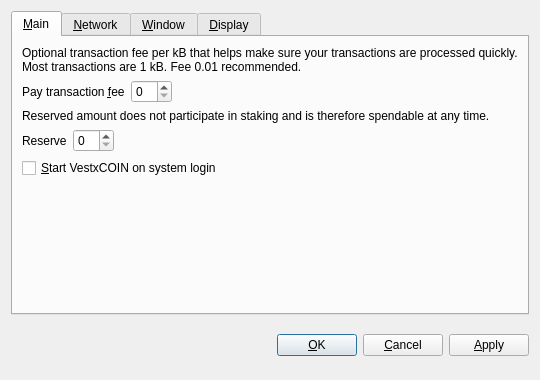
<?xml version="1.0" encoding="UTF-8"?>
<ui version="4.0">
 <class>OptionsDialog</class>
 <widget class="QDialog" name="OptionsDialog">
  <property name="geometry">
   <rect>
    <x>0</x>
    <y>0</y>
    <width>540</width>
    <height>380</height>
   </rect>
  </property>
  <property name="windowTitle">
   <string>Options</string>
  </property>
  <property name="modal">
   <bool>true</bool>
  </property>
  <layout class="QVBoxLayout" name="verticalLayout">
   <item>
    <widget class="QTabWidget" name="tabWidget">
     <property name="tabPosition">
      <enum>QTabWidget::North</enum>
     </property>
     <property name="currentIndex">
      <number>0</number>
     </property>
     <widget class="QWidget" name="tabMain">
      <attribute name="title">
       <string>&amp;Main</string>
      </attribute>
      <layout class="QVBoxLayout" name="verticalLayout_Main">
       <item>
        <widget class="QLabel" name="transactionFeeInfoLabel">
         <property name="text">
          <string>Optional transaction fee per kB that helps make sure your transactions are processed quickly. Most transactions are 1 kB. Fee 0.01 recommended.</string>
         </property>
         <property name="textFormat">
          <enum>Qt::PlainText</enum>
         </property>
         <property name="wordWrap">
          <bool>true</bool>
         </property>
        </widget>
       </item>
       <item>
        <layout class="QHBoxLayout" name="horizontalLayoutFee">
         <item>
          <widget class="QLabel" name="transactionFeeLabel">
           <property name="text">
            <string>Pay transaction &amp;fee</string>
           </property>
           <property name="textFormat">
            <enum>Qt::PlainText</enum>
           </property>
           <property name="buddy">
            <cstring>transactionFee</cstring>
           </property>
          </widget>
         </item>
         <item>
          <widget class="BitcoinAmountField" name="transactionFee"/>
         </item>
         <item>
          <spacer name="horizontalSpacerFee">
           <property name="orientation">
            <enum>Qt::Horizontal</enum>
           </property>
           <property name="sizeHint" stdset="0">
            <size>
             <width>40</width>
             <height>20</height>
            </size>
           </property>
          </spacer>
         </item>
        </layout>
       </item>
       <item>
        <widget class="QLabel" name="reserveBalanceInfoLabel">
         <property name="text">
          <string>Reserved amount does not participate in staking and is therefore spendable at any time.</string>
         </property>
         <property name="textFormat">
          <enum>Qt::PlainText</enum>
         </property>
         <property name="wordWrap">
          <bool>true</bool>
         </property>
        </widget>
       </item>
       <item>
        <layout class="QHBoxLayout" name="horizontalLayoutReserveBalance">
         <item>
          <widget class="QLabel" name="reserveBalanceLabel">
           <property name="text">
            <string>Reserve</string>
           </property>
           <property name="textFormat">
            <enum>Qt::PlainText</enum>
           </property>
           <property name="buddy">
            <cstring>reserveBalance</cstring>
           </property>
          </widget>
         </item>
         <item>
          <widget class="BitcoinAmountField" name="reserveBalance"/>
         </item>
         <item>
          <spacer name="horizontalSpacerReserveBalance">
           <property name="orientation">
            <enum>Qt::Horizontal</enum>
           </property>
           <property name="sizeHint" stdset="0">
            <size>
             <width>40</width>
             <height>20</height>
            </size>
           </property>
          </spacer>
         </item>
        </layout>
       </item>
       <item>
        <widget class="QCheckBox" name="bitcoinAtStartup">
         <property name="toolTip">
          <string>Automatically start VestxCOIN after logging in to the system.</string>
         </property>
         <property name="text">
          <string>&amp;Start VestxCOIN on system login</string>
         </property>
        </widget>
       </item>
       <item>
        <spacer name="verticalSpacer_Main">
         <property name="orientation">
          <enum>Qt::Vertical</enum>
         </property>
         <property name="sizeHint" stdset="0">
          <size>
           <width>20</width>
           <height>40</height>
          </size>
         </property>
        </spacer>
       </item>
      </layout>
     </widget>
     <widget class="QWidget" name="tabNetwork">
      <attribute name="title">
       <string>&amp;Network</string>
      </attribute>
      <layout class="QVBoxLayout" name="verticalLayout_Network">
       <item>
        <widget class="QCheckBox" name="mapPortUpnp">
         <property name="toolTip">
          <string>Automatically open the VestxCOIN client port on the router. This only works when your router supports UPnP and it is enabled.</string>
         </property>
         <property name="text">
          <string>Map port using &amp;UPnP</string>
         </property>
        </widget>
       </item>
       <item>
        <widget class="QCheckBox" name="connectSocks">
         <property name="toolTip">
          <string>Connect to the VestxCOIN network through a SOCKS proxy (e.g. when connecting through Tor).</string>
         </property>
         <property name="text">
          <string>&amp;Connect through SOCKS proxy:</string>
         </property>
        </widget>
       </item>
       <item>
        <layout class="QHBoxLayout" name="horizontalLayout_Network">
         <item>
          <widget class="QLabel" name="proxyIpLabel">
           <property name="text">
            <string>Proxy &amp;IP:</string>
           </property>
           <property name="textFormat">
            <enum>Qt::PlainText</enum>
           </property>
           <property name="buddy">
            <cstring>proxyIp</cstring>
           </property>
          </widget>
         </item>
         <item>
          <widget class="QValidatedLineEdit" name="proxyIp">
           <property name="maximumSize">
            <size>
             <width>140</width>
             <height>16777215</height>
            </size>
           </property>
           <property name="toolTip">
            <string>IP address of the proxy (e.g. 127.0.0.1)</string>
           </property>
          </widget>
         </item>
         <item>
          <widget class="QLabel" name="proxyPortLabel">
           <property name="text">
            <string>&amp;Port:</string>
           </property>
           <property name="textFormat">
            <enum>Qt::PlainText</enum>
           </property>
           <property name="buddy">
            <cstring>proxyPort</cstring>
           </property>
          </widget>
         </item>
         <item>
          <widget class="QLineEdit" name="proxyPort">
           <property name="maximumSize">
            <size>
             <width>55</width>
             <height>16777215</height>
            </size>
           </property>
           <property name="toolTip">
            <string>Port of the proxy (e.g. 9050)</string>
           </property>
          </widget>
         </item>
         <item>
          <widget class="QLabel" name="socksVersionLabel">
           <property name="text">
            <string>SOCKS &amp;Version:</string>
           </property>
           <property name="textFormat">
            <enum>Qt::PlainText</enum>
           </property>
           <property name="buddy">
            <cstring>socksVersion</cstring>
           </property>
          </widget>
         </item>
         <item>
          <widget class="QValueComboBox" name="socksVersion">
           <property name="toolTip">
            <string>SOCKS version of the proxy (e.g. 5)</string>
           </property>
          </widget>
         </item>
         <item>
          <spacer name="horizontalSpacer_Network">
           <property name="orientation">
            <enum>Qt::Horizontal</enum>
           </property>
           <property name="sizeHint" stdset="0">
            <size>
             <width>40</width>
             <height>20</height>
            </size>
           </property>
          </spacer>
         </item>
        </layout>
       </item>
       <item>
        <spacer name="verticalSpacer_Network">
         <property name="orientation">
          <enum>Qt::Vertical</enum>
         </property>
         <property name="sizeHint" stdset="0">
          <size>
           <width>20</width>
           <height>40</height>
          </size>
         </property>
        </spacer>
       </item>
      </layout>
     </widget>
     <widget class="QWidget" name="tabWindow">
      <attribute name="title">
       <string>&amp;Window</string>
      </attribute>
      <layout class="QVBoxLayout" name="verticalLayout_Window">
       <item>
        <widget class="QCheckBox" name="minimizeToTray">
         <property name="toolTip">
          <string>Show only a tray icon after minimizing the window.</string>
         </property>
         <property name="text">
          <string>&amp;Minimize to the tray instead of the taskbar</string>
         </property>
        </widget>
       </item>
       <item>
        <widget class="QCheckBox" name="minimizeOnClose">
         <property name="toolTip">
          <string>Minimize instead of exit the application when the window is closed. When this option is enabled, the application will be closed only after selecting Quit in the menu.</string>
         </property>
         <property name="text">
          <string>M&amp;inimize on close</string>
         </property>
        </widget>
       </item>
       <item>
        <spacer name="verticalSpacer_Window">
         <property name="orientation">
          <enum>Qt::Vertical</enum>
         </property>
         <property name="sizeHint" stdset="0">
          <size>
           <width>20</width>
           <height>40</height>
          </size>
         </property>
        </spacer>
       </item>
      </layout>
     </widget>
     <widget class="QWidget" name="tabDisplay">
      <attribute name="title">
       <string>&amp;Display</string>
      </attribute>
      <layout class="QVBoxLayout" name="verticalLayout_Display">
       <item>
        <layout class="QHBoxLayout" name="horizontalLayout_1_Display">
         <item>
          <widget class="QLabel" name="langLabel">
           <property name="text">
            <string>User Interface &amp;language:</string>
           </property>
           <property name="textFormat">
            <enum>Qt::PlainText</enum>
           </property>
           <property name="buddy">
            <cstring>lang</cstring>
           </property>
          </widget>
         </item>
         <item>
          <widget class="QValueComboBox" name="lang">
           <property name="toolTip">
            <string>The user interface language can be set here. This setting will take effect after restarting VestxCOIN.</string>
           </property>
          </widget>
         </item>
        </layout>
       </item>
       <item>
        <layout class="QHBoxLayout" name="horizontalLayout_2_Display">
         <item>
          <widget class="QLabel" name="unitLabel">
           <property name="text">
            <string>&amp;Unit to show amounts in:</string>
           </property>
           <property name="textFormat">
            <enum>Qt::PlainText</enum>
           </property>
           <property name="buddy">
            <cstring>unit</cstring>
           </property>
          </widget>
         </item>
         <item>
          <widget class="QValueComboBox" name="unit">
           <property name="toolTip">
            <string>Choose the default subdivision unit to show in the interface and when sending coins.</string>
           </property>
          </widget>
         </item>
        </layout>
       </item>
       <item>
        <widget class="QCheckBox" name="displayAddresses">
         <property name="toolTip">
          <string>Whether to show VestxCOIN addresses in the transaction list or not.</string>
         </property>
         <property name="text">
          <string>&amp;Display addresses in transaction list</string>
         </property>
        </widget>
       </item>
       <item>
        <widget class="QCheckBox" name="coinControlFeatures">
         <property name="toolTip">
          <string>Whether to show coin control features or not.</string>
         </property>
         <property name="text">
          <string>Display coin &amp;control features (experts only!)</string>
         </property>
        </widget>
       </item>
       <item>
        <spacer name="verticalSpacer_Display">
         <property name="orientation">
          <enum>Qt::Vertical</enum>
         </property>
         <property name="sizeHint" stdset="0">
          <size>
           <width>20</width>
           <height>40</height>
          </size>
         </property>
        </spacer>
       </item>
      </layout>
     </widget>
    </widget>
   </item>
   <item>
    <layout class="QHBoxLayout" name="horizontalLayout_Buttons">
     <item>
      <spacer name="horizontalSpacer_1">
       <property name="orientation">
        <enum>Qt::Horizontal</enum>
       </property>
       <property name="sizeHint" stdset="0">
        <size>
         <width>40</width>
         <height>48</height>
        </size>
       </property>
      </spacer>
     </item>
     <item>
      <widget class="QLabel" name="statusLabel">
       <property name="font">
        <font>
         <weight>75</weight>
         <bold>true</bold>
        </font>
       </property>
       <property name="text">
        <string/>
       </property>
       <property name="textFormat">
        <enum>Qt::PlainText</enum>
       </property>
       <property name="wordWrap">
        <bool>true</bool>
       </property>
      </widget>
     </item>
     <item>
      <spacer name="horizontalSpacer_2">
       <property name="orientation">
        <enum>Qt::Horizontal</enum>
       </property>
       <property name="sizeHint" stdset="0">
        <size>
         <width>40</width>
         <height>48</height>
        </size>
       </property>
      </spacer>
     </item>
     <item>
      <widget class="QPushButton" name="okButton">
       <property name="text">
        <string>&amp;OK</string>
       </property>
      </widget>
     </item>
     <item>
      <widget class="QPushButton" name="cancelButton">
       <property name="text">
        <string>&amp;Cancel</string>
       </property>
       <property name="autoDefault">
        <bool>false</bool>
       </property>
      </widget>
     </item>
     <item>
      <widget class="QPushButton" name="applyButton">
       <property name="text">
        <string>&amp;Apply</string>
       </property>
       <property name="autoDefault">
        <bool>false</bool>
       </property>
      </widget>
     </item>
    </layout>
   </item>
  </layout>
 </widget>
 <customwidgets>
  <customwidget>
   <class>BitcoinAmountField</class>
   <extends>QSpinBox</extends>
   <header>bitcoinamountfield.h</header>
  </customwidget>
  <customwidget>
   <class>QValueComboBox</class>
   <extends>QComboBox</extends>
   <header>qvaluecombobox.h</header>
  </customwidget>
  <customwidget>
   <class>QValidatedLineEdit</class>
   <extends>QLineEdit</extends>
   <header>qvalidatedlineedit.h</header>
  </customwidget>
 </customwidgets>
 <resources/>
 <connections/>
</ui>
